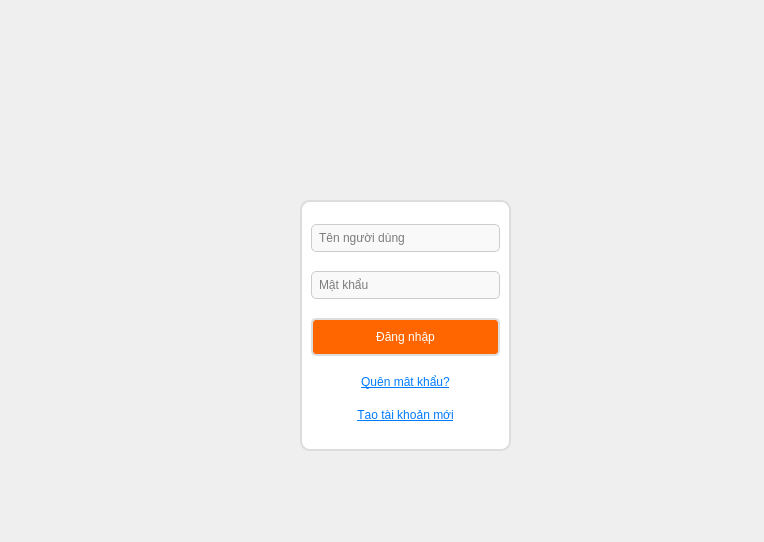
<?xml version="1.0" encoding="UTF-8"?>
<ui version="4.0">
 <class>LoginDialog</class>
 <widget class="QDialog" name="LoginDialog">
  <property name="geometry">
   <rect>
    <x>0</x>
    <y>0</y>
    <width>764</width>
    <height>542</height>
   </rect>
  </property>
  <property name="windowTitle">
   <string>Đăng Nhập</string>
  </property>
  <property name="whatsThis">
   <string>&lt;html&gt;&lt;head/&gt;&lt;body&gt;&lt;p&gt;&lt;br/&gt;&lt;/p&gt;&lt;/body&gt;&lt;/html&gt;</string>
  </property>
  <property name="styleSheet">
   <string notr="true">QDialog#LoginDialog {
    background-image: url(:/background/hinh-anh-cac-mon-an-ngon-nhan-lam-theo-yeu-cau-rieng.jpg);
    background-repeat: no-repeat;
    background-position: center;
    background-size: cover;
}</string>
  </property>
  <widget class="QFrame" name="loginFrame">
   <property name="geometry">
    <rect>
     <x>300</x>
     <y>200</y>
     <width>211</width>
     <height>251</height>
    </rect>
   </property>
   <property name="styleSheet">
    <string notr="true">background-color: white; border: 2px solid #ddd; border-radius: 10px</string>
   </property>
   <property name="frameShape">
    <enum>QFrame::StyledPanel</enum>
   </property>
   <property name="frameShadow">
    <enum>QFrame::Sunken</enum>
   </property>
   <layout class="QVBoxLayout" name="frameLayout">
    <item>
     <widget class="QLineEdit" name="usernameLineEdit">
      <property name="styleSheet">
       <string notr="true">border: 1px solid #ccc; border-radius: 5px; padding: 5px; background-color: #f9f9f9;</string>
      </property>
      <property name="placeholderText">
       <string>Tên người dùng</string>
      </property>
     </widget>
    </item>
    <item>
     <widget class="QLineEdit" name="passwordLineEdit">
      <property name="styleSheet">
       <string notr="true">border: 1px solid #ccc; border-radius: 5px; padding: 5px; background-color: #f9f9f9;</string>
      </property>
      <property name="echoMode">
       <enum>QLineEdit::Password</enum>
      </property>
      <property name="placeholderText">
       <string>Mật khẩu</string>
      </property>
     </widget>
    </item>
    <item>
     <widget class="QPushButton" name="loginButton">
      <property name="styleSheet">
       <string notr="true">background-color: #ff6600; color: white; border-radius: 5px; padding: 10px;</string>
      </property>
      <property name="text">
       <string>Đăng nhập</string>
      </property>
     </widget>
    </item>
    <item>
     <widget class="QPushButton" name="forgotPasswordButton">
      <property name="styleSheet">
       <string notr="true">color: #007bff; border: none; background: none; text-decoration: underline;</string>
      </property>
      <property name="text">
       <string>Quên mật khẩu?</string>
      </property>
     </widget>
    </item>
    <item>
     <widget class="QPushButton" name="createAccountButton">
      <property name="styleSheet">
       <string notr="true">color: #007bff; border: none; background: none; text-decoration: underline;</string>
      </property>
      <property name="text">
       <string>Tạo tài khoản mới</string>
      </property>
     </widget>
    </item>
   </layout>
  </widget>
 </widget>
 <resources>
  <include location="anh.qrc"/>
 </resources>
 <connections/>
</ui>
